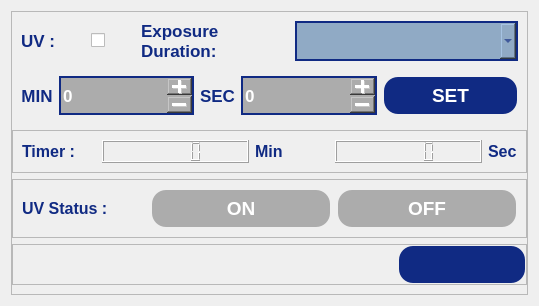
                         <widget class="QWidget" name="uvPpage">
                          <layout class="QHBoxLayout" name="horizontalLayout_43">
                           <item>
                            <widget class="QFrame" name="frame_2">
                             <property name="frameShape">
                              <enum>QFrame::Shape::StyledPanel</enum>
                             </property>
                             <property name="frameShadow">
                              <enum>QFrame::Shadow::Raised</enum>
                             </property>
                             <layout class="QVBoxLayout" name="verticalLayout_56" stretch="1,1,1,1,0">
                              <property name="leftMargin">
                               <number>0</number>
                              </property>
                              <property name="topMargin">
                               <number>0</number>
                              </property>
                              <property name="rightMargin">
                               <number>0</number>
                              </property>
                              <item>
                               <widget class="QWidget" name="widget_2" native="true">
                                <property name="maximumSize">
                                 <size>
                                  <width>16777215</width>
                                  <height>16777215</height>
                                 </size>
                                </property>
                                <layout class="QHBoxLayout" name="horizontalLayout_44" stretch="0,1,2,3">
                                 <item>
                                  <widget class="QLabel" name="label_6">
                                   <property name="maximumSize">
                                    <size>
                                     <width>16777215</width>
                                     <height>16777215</height>
                                    </size>
                                   </property>
                                   <property name="font">
                                    <font>
                                     <pointsize>13</pointsize>
                                     <bold>true</bold>
                                    </font>
                                   </property>
                                   <property name="styleSheet">
                                    <string notr="true">QLabel {
    color: rgb(16, 42, 131);
}</string>
                                   </property>
                                   <property name="text">
                                    <string>UV :</string>
                                   </property>
                                  </widget>
                                 </item>
                                 <item alignment="Qt::AlignmentFlag::AlignHCenter">
                                  <widget class="QCheckBox" name="pgmuvCheckBox">
                                   <property name="text">
                                    <string/>
                                   </property>
                                  </widget>
                                 </item>
                                 <item>
                                  <widget class="QLabel" name="label_24">
                                   <property name="maximumSize">
                                    <size>
                                     <width>16777215</width>
                                     <height>16777215</height>
                                    </size>
                                   </property>
                                   <property name="font">
                                    <font>
                                     <pointsize>13</pointsize>
                                     <bold>true</bold>
                                    </font>
                                   </property>
                                   <property name="styleSheet">
                                    <string notr="true">QLabel {
    color: rgb(16, 42, 131);
}</string>
                                   </property>
                                   <property name="text">
                                    <string>Exposure 
Duration:</string>
                                   </property>
                                  </widget>
                                 </item>
                                 <item>
                                  <widget class="QComboBox" name="expdurationComboBox">
                                   <property name="maximumSize">
                                    <size>
                                     <width>16777215</width>
                                     <height>40</height>
                                    </size>
                                   </property>
                                   <property name="font">
                                    <font>
                                     <pointsize>12</pointsize>
                                    </font>
                                   </property>
                                   <property name="styleSheet">
                                    <string notr="true">QComboBox {
	background-color: rgb(144, 170, 197);
    border: 2px solid rgb(16, 42, 131);
	color: rgb(16, 42, 131);
}

QComboBox QAbstractItemView {
	background-color: rgb(144, 170, 197);
	selection-background-color: #A0D0F0;
	color: rgb(16, 42, 131);
}</string>
                                   </property>
                                  </widget>
                                 </item>
                                </layout>
                               </widget>
                              </item>
                              <item>
                               <widget class="QWidget" name="widget_12" native="true">
                                <layout class="QHBoxLayout" name="horizontalLayout_61" stretch="0,0,0,0,0">
                                 <property name="leftMargin">
                                  <number>9</number>
                                 </property>
                                 <property name="topMargin">
                                  <number>0</number>
                                 </property>
                                 <property name="rightMargin">
                                  <number>9</number>
                                 </property>
                                 <item>
                                  <widget class="QLabel" name="label_22">
                                   <property name="font">
                                    <font>
                                     <pointsize>13</pointsize>
                                     <bold>true</bold>
                                    </font>
                                   </property>
                                   <property name="styleSheet">
                                    <string notr="true">color: rgb(16, 42, 131);</string>
                                   </property>
                                   <property name="text">
                                    <string>MIN</string>
                                   </property>
                                   <property name="alignment">
                                    <set>Qt::AlignmentFlag::AlignCenter</set>
                                   </property>
                                  </widget>
                                 </item>
                                 <item>
                                  <widget class="QSpinBox" name="pgmminSpinBox">
                                   <property name="enabled">
                                    <bool>false</bool>
                                   </property>
                                   <property name="sizePolicy">
                                    <sizepolicy hsizetype="Expanding" vsizetype="Expanding">
                                     <horstretch>0</horstretch>
                                     <verstretch>0</verstretch>
                                    </sizepolicy>
                                   </property>
                                   <property name="minimumSize">
                                    <size>
                                     <width>0</width>
                                     <height>0</height>
                                    </size>
                                   </property>
                                   <property name="maximumSize">
                                    <size>
                                     <width>16777215</width>
                                     <height>40</height>
                                    </size>
                                   </property>
                                   <property name="font">
                                    <font>
                                     <pointsize>13</pointsize>
                                     <bold>true</bold>
                                    </font>
                                   </property>
                                   <property name="styleSheet">
                                    <string notr="true">QSpinBox {
	background-color: rgb(144, 170, 197);
    border: 2px solid rgb(16, 42, 131);
	color: rgb(16, 42, 131);
    padding-right: 15px;
}

QSpinBox:disabled {
    background-color: rgb(172, 172, 172);
	color: rgb(255, 255, 255);
}


QSpinBox::up-button, QSpinBox::down-button {
                                                                width: 25px;
}</string>
                                   </property>
                                   <property name="wrapping">
                                    <bool>false</bool>
                                   </property>
                                   <property name="buttonSymbols">
                                    <enum>QAbstractSpinBox::ButtonSymbols::PlusMinus</enum>
                                   </property>
                                   <property name="maximum">
                                    <number>60</number>
                                   </property>
                                  </widget>
                                 </item>
                                 <item>
                                  <widget class="QLabel" name="label_28">
                                   <property name="font">
                                    <font>
                                     <pointsize>13</pointsize>
                                     <bold>true</bold>
                                    </font>
                                   </property>
                                   <property name="styleSheet">
                                    <string notr="true">color: rgb(16, 42, 131);</string>
                                   </property>
                                   <property name="text">
                                    <string>SEC</string>
                                   </property>
                                   <property name="alignment">
                                    <set>Qt::AlignmentFlag::AlignCenter</set>
                                   </property>
                                  </widget>
                                 </item>
                                 <item>
                                  <widget class="QSpinBox" name="pgmsecSpinBox">
                                   <property name="enabled">
                                    <bool>false</bool>
                                   </property>
                                   <property name="sizePolicy">
                                    <sizepolicy hsizetype="Expanding" vsizetype="Expanding">
                                     <horstretch>0</horstretch>
                                     <verstretch>0</verstretch>
                                    </sizepolicy>
                                   </property>
                                   <property name="minimumSize">
                                    <size>
                                     <width>0</width>
                                     <height>0</height>
                                    </size>
                                   </property>
                                   <property name="maximumSize">
                                    <size>
                                     <width>16777215</width>
                                     <height>40</height>
                                    </size>
                                   </property>
                                   <property name="font">
                                    <font>
                                     <pointsize>13</pointsize>
                                     <bold>true</bold>
                                    </font>
                                   </property>
                                   <property name="styleSheet">
                                    <string notr="true">QSpinBox {
	background-color: rgb(144, 170, 197);
    border: 2px solid rgb(16, 42, 131);
	color: rgb(16, 42, 131);
    padding-right: 15px;
}

QSpinBox:disabled {
    background-color: rgb(172, 172, 172);
	color: rgb(255, 255, 255);
}


QSpinBox::up-button, QSpinBox::down-button {
                                                                width: 25px;
}</string>
                                   </property>
                                   <property name="buttonSymbols">
                                    <enum>QAbstractSpinBox::ButtonSymbols::PlusMinus</enum>
                                   </property>
                                   <property name="accelerated">
                                    <bool>false</bool>
                                   </property>
                                   <property name="showGroupSeparator" stdset="0">
                                    <bool>false</bool>
                                   </property>
                                   <property name="maximum">
                                    <number>60</number>
                                   </property>
                                  </widget>
                                 </item>
                                 <item>
                                  <widget class="QPushButton" name="pgmuvPushButton">
                                   <property name="enabled">
                                    <bool>true</bool>
                                   </property>
                                   <property name="sizePolicy">
                                    <sizepolicy hsizetype="Expanding" vsizetype="Expanding">
                                     <horstretch>0</horstretch>
                                     <verstretch>0</verstretch>
                                    </sizepolicy>
                                   </property>
                                   <property name="maximumSize">
                                    <size>
                                     <width>16777215</width>
                                     <height>40</height>
                                    </size>
                                   </property>
                                   <property name="font">
                                    <font>
                                     <pointsize>14</pointsize>
                                     <bold>true</bold>
                                    </font>
                                   </property>
                                   <property name="styleSheet">
                                    <string notr="true">QPushButton {
	color: rgb(255, 255, 255);	
	background-color: rgb(16, 42, 131);
	border-color: transparent;
	border-style: outset;
	border-radius: 15px;
	border-width: 2px;
	padding: 6px;
}

QPushButton:hover {
	color: rgb(16, 42, 131);
	background-color: rgb(167, 198, 229);
	border-color: rgb(16, 42, 131);
}

QPushButton:disabled {
	background-color: rgb(172, 172, 172);
}</string>
                                   </property>
                                   <property name="text">
                                    <string>SET</string>
                                   </property>
                                  </widget>
                                 </item>
                                </layout>
                               </widget>
                              </item>
                              <item>
                               <widget class="QFrame" name="frame_18">
                                <property name="maximumSize">
                                 <size>
                                  <width>16777215</width>
                                  <height>16777215</height>
                                 </size>
                                </property>
                                <property name="frameShape">
                                 <enum>QFrame::Shape::StyledPanel</enum>
                                </property>
                                <property name="frameShadow">
                                 <enum>QFrame::Shadow::Raised</enum>
                                </property>
                                <layout class="QHBoxLayout" name="horizontalLayout_69" stretch="1,2,1,2,0">
                                 <item>
                                  <widget class="QLabel" name="label_44">
                                   <property name="font">
                                    <font>
                                     <pointsize>12</pointsize>
                                     <bold>true</bold>
                                    </font>
                                   </property>
                                   <property name="styleSheet">
                                    <string notr="true">QLabel {
    color: rgb(16, 42, 131);
    font-weight: bold;
}</string>
                                   </property>
                                   <property name="text">
                                    <string>Timer : </string>
                                   </property>
                                  </widget>
                                 </item>
                                 <item>
                                  <widget class="QLCDNumber" name="uvminLCDNumber">
                                   <property name="maximumSize">
                                    <size>
                                     <width>16777215</width>
                                     <height>80</height>
                                    </size>
                                   </property>
                                   <property name="font">
                                    <font>
                                     <pointsize>12</pointsize>
                                    </font>
                                   </property>
                                  </widget>
                                 </item>
                                 <item>
                                  <widget class="QLabel" name="label_45">
                                   <property name="font">
                                    <font>
                                     <pointsize>12</pointsize>
                                     <bold>true</bold>
                                    </font>
                                   </property>
                                   <property name="styleSheet">
                                    <string notr="true">QLabel {
    color: rgb(16, 42, 131);
    font-weight: bold;
}</string>
                                   </property>
                                   <property name="text">
                                    <string>Min</string>
                                   </property>
                                  </widget>
                                 </item>
                                 <item>
                                  <widget class="QLCDNumber" name="uvsecLCDNumber">
                                   <property name="maximumSize">
                                    <size>
                                     <width>16777215</width>
                                     <height>80</height>
                                    </size>
                                   </property>
                                   <property name="font">
                                    <font>
                                     <pointsize>12</pointsize>
                                    </font>
                                   </property>
                                  </widget>
                                 </item>
                                 <item>
                                  <widget class="QLabel" name="label_46">
                                   <property name="font">
                                    <font>
                                     <pointsize>12</pointsize>
                                     <bold>true</bold>
                                    </font>
                                   </property>
                                   <property name="styleSheet">
                                    <string notr="true">QLabel {
    color: rgb(16, 42, 131);
    font-weight: bold;
}</string>
                                   </property>
                                   <property name="text">
                                    <string>Sec</string>
                                   </property>
                                  </widget>
                                 </item>
                                </layout>
                               </widget>
                              </item>
                              <item>
                               <widget class="QFrame" name="frame_21">
                                <property name="frameShape">
                                 <enum>QFrame::Shape::StyledPanel</enum>
                                </property>
                                <property name="frameShadow">
                                 <enum>QFrame::Shadow::Raised</enum>
                                </property>
                                <layout class="QHBoxLayout" name="horizontalLayout_68" stretch="2,4,4">
                                 <item>
                                  <widget class="QLabel" name="label_47">
                                   <property name="font">
                                    <font>
                                     <pointsize>12</pointsize>
                                     <bold>true</bold>
                                    </font>
                                   </property>
                                   <property name="styleSheet">
                                    <string notr="true">QLabel {
    color: rgb(16, 42, 131);
    font-weight: bold;
}</string>
                                   </property>
                                   <property name="text">
                                    <string>UV Status :</string>
                                   </property>
                                  </widget>
                                 </item>
                                 <item>
                                  <widget class="QPushButton" name="uvonPushButton">
                                   <property name="enabled">
                                    <bool>false</bool>
                                   </property>
                                   <property name="sizePolicy">
                                    <sizepolicy hsizetype="MinimumExpanding" vsizetype="Preferred">
                                     <horstretch>0</horstretch>
                                     <verstretch>0</verstretch>
                                    </sizepolicy>
                                   </property>
                                   <property name="minimumSize">
                                    <size>
                                     <width>0</width>
                                     <height>0</height>
                                    </size>
                                   </property>
                                   <property name="maximumSize">
                                    <size>
                                     <width>180</width>
                                     <height>40</height>
                                    </size>
                                   </property>
                                   <property name="font">
                                    <font>
                                     <pointsize>14</pointsize>
                                     <bold>true</bold>
                                    </font>
                                   </property>
                                   <property name="styleSheet">
                                    <string notr="true">QPushButton {
	color: rgb(255, 255, 255);	
	background-color: rgb(16, 42, 131);
	border-color: transparent;
	border-style: outset;
	border-radius: 15px;
	border-width: 2px;
	padding: 6px;
}

QPushButton:hover {
	color: rgb(16, 42, 131);
	background-color: rgb(167, 198, 229);
	border-color: rgb(16, 42, 131);
}

QPushButton:disabled {
	background-color: rgb(172, 172, 172);
}</string>
                                   </property>
                                   <property name="text">
                                    <string>ON</string>
                                   </property>
                                  </widget>
                                 </item>
                                 <item>
                                  <widget class="QPushButton" name="uvoffPushButton">
                                   <property name="enabled">
                                    <bool>false</bool>
                                   </property>
                                   <property name="sizePolicy">
                                    <sizepolicy hsizetype="MinimumExpanding" vsizetype="Preferred">
                                     <horstretch>0</horstretch>
                                     <verstretch>0</verstretch>
                                    </sizepolicy>
                                   </property>
                                   <property name="minimumSize">
                                    <size>
                                     <width>0</width>
                                     <height>0</height>
                                    </size>
                                   </property>
                                   <property name="maximumSize">
                                    <size>
                                     <width>180</width>
                                     <height>40</height>
                                    </size>
                                   </property>
                                   <property name="font">
                                    <font>
                                     <pointsize>14</pointsize>
                                     <bold>true</bold>
                                    </font>
                                   </property>
                                   <property name="styleSheet">
                                    <string notr="true">QPushButton {
	color: rgb(255, 255, 255);	
	background-color: rgb(16, 42, 131);
	border-color: transparent;
	border-style: outset;
	border-radius: 15px;
	border-width: 2px;
	padding: 6px;
}

QPushButton:hover {
	color: rgb(16, 42, 131);
	background-color: rgb(167, 198, 229);
	border-color: rgb(16, 42, 131);
}

QPushButton:disabled {
	background-color: rgb(172, 172, 172);
}</string>
                                   </property>
                                   <property name="text">
                                    <string>OFF</string>
                                   </property>
                                  </widget>
                                 </item>
                                </layout>
                               </widget>
                              </item>
                              <item>
                               <widget class="QFrame" name="frame_29">
                                <property name="maximumSize">
                                 <size>
                                  <width>16777215</width>
                                  <height>16777215</height>
                                 </size>
                                </property>
                                <property name="frameShape">
                                 <enum>QFrame::Shape::StyledPanel</enum>
                                </property>
                                <property name="frameShadow">
                                 <enum>QFrame::Shadow::Raised</enum>
                                </property>
                                <layout class="QHBoxLayout" name="horizontalLayout_67" stretch="6,2">
                                 <property name="leftMargin">
                                  <number>0</number>
                                 </property>
                                 <property name="topMargin">
                                  <number>0</number>
                                 </property>
                                 <property name="rightMargin">
                                  <number>0</number>
                                 </property>
                                 <property name="bottomMargin">
                                  <number>0</number>
                                 </property>
                                 <item>
                                  <spacer name="horizontalSpacer_19">
                                   <property name="orientation">
                                    <enum>Qt::Orientation::Horizontal</enum>
                                   </property>
                                   <property name="sizeHint" stdset="0">
                                    <size>
                                     <width>446</width>
                                     <height>20</height>
                                    </size>
                                   </property>
                                  </spacer>
                                 </item>
                                 <item>
                                  <widget class="QPushButton" name="parabkuvPushButton">
                                   <property name="maximumSize">
                                    <size>
                                     <width>16777215</width>
                                     <height>16777215</height>
                                    </size>
                                   </property>
                                   <property name="font">
                                    <font>
                                     <pointsize>14</pointsize>
                                     <bold>true</bold>
                                    </font>
                                   </property>
                                   <property name="styleSheet">
                                    <string notr="true">QPushButton {
	color: rgb(255, 255, 255);	
	background-color: rgb(16, 42, 131);
	border-color: transparent;
	border-style: outset;
	border-radius: 15px;
	border-width: 2px;
	padding: 6px;
}

QPushButton:hover {
	color: rgb(16, 42, 131);
	background-color: rgb(167, 198, 229);
	border-color: rgb(16, 42, 131);
}

QPushButton:disabled {
	background-color: rgb(172, 172, 172);
}</string>
                                   </property>
                                   <property name="text">
                                    <string/>
                                   </property>
                                   <property name="icon">
                                    <iconset resource="resources.qrc">
                                     <normaloff>:/icons/icons/arrow-left.svg</normaloff>:/icons/icons/arrow-left.svg</iconset>
                                   </property>
                                   <property name="iconSize">
                                    <size>
                                     <width>24</width>
                                     <height>24</height>
                                    </size>
                                   </property>
                                  </widget>
                                 </item>
                                </layout>
                               </widget>
                              </item>
                             </layout>
                            </widget>
                           </item>
                          </layout>
                         </widget>
